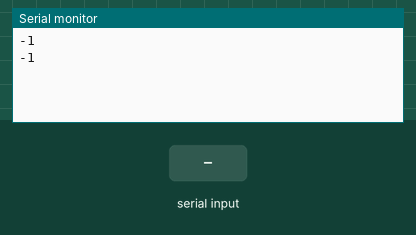
The sketch below on a simulated Arduino Uno, built with avr-gcc and run on an emulated ATmega328P. Shown: the last lines printed to the serial monitor. Inputs (shaded band) come from the test bench.

Above: at 1.2 s.
1.3 s: byte 30 received over Serial
At 2.4 s:
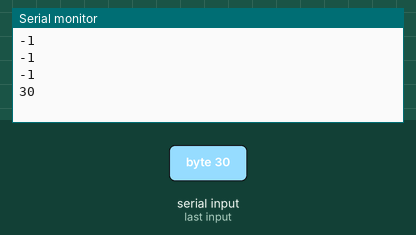
2.8 s: byte 90 received over Serial
At 3.9 s:
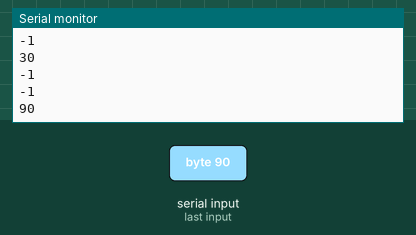
4.3 s: byte 120 received over Serial
At 5.4 s:
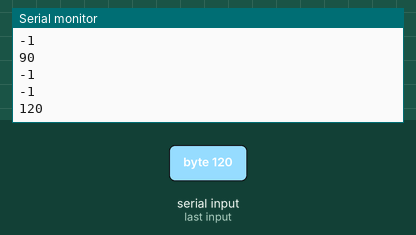
Timing chart, 0 to 7.3 s (numbered marks = the images above; inputs shaded):
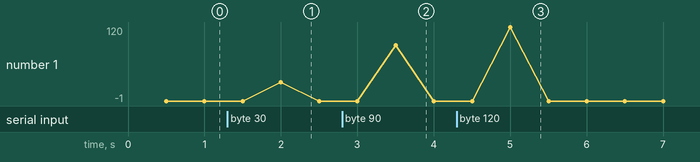

The sketch:

Arudino_ESP_connection.ino
```cpp
//#include <Wire.h>
//
//char response[50];
//void setup() {
// Wire.begin(8);                /* join i2c bus with address 8 */
// Wire.onReceive(receiveEvent); /* register receive event */
// Wire.onRequest(requestEvent); /* register request event */
// Serial.begin(9600);           /* start serial for debug */
//
// pinMode(LED_BUILTIN, OUTPUT);
//}
//
//void loop() {
// delay(100);
//
//
//}
//
//// function that executes whenever data is received from master
//void receiveEvent(int howMany) {
// while (0 <Wire.available()) {
//    for(int i = 0; i < 50; i++){
//      response[i] = Wire.read();
//    }
//    Serial.print(response);
////    char c = Wire.read();      /* receive byte as a character */
////    Serial.print(c);           /* print the character */
//  }
// Serial.println();             /* to newline */
//// digitalWrite(LED_BUILTIN, HIGH);
//// delay(5000);
//// digitalWrite(LED_BUILTIN, LOW);
//// delay(5000);
//}
//
//// function that executes whenever data is requested from master
//void requestEvent() {
// Wire.write("7abibi wala yhemmak");  /*send string on request */
//
//}

//==================================================================

int data;

void setup(){
  Serial.begin(9600);
}

void loop(){
  data = Serial.read();
  delay(500);
  Serial.println(data);
}
```

Measured:
- after the input at 1.3 s, the serial monitor: prints a new line after 0.70 s (image 1)
- after the input at 2.8 s, the serial monitor: prints a new line after 0.70 s (image 2)
- after the input at 4.3 s, the serial monitor: prints a new line after 0.70 s (image 3)
